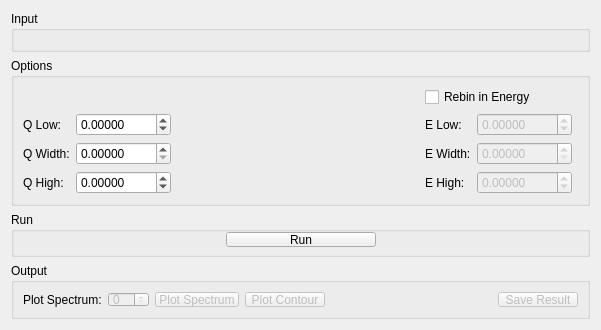
<?xml version="1.0" encoding="UTF-8"?>
<ui version="4.0">
 <class>IndirectSqw</class>
 <widget class="QWidget" name="IndirectSqw">
  <property name="geometry">
   <rect>
    <x>0</x>
    <y>0</y>
    <width>601</width>
    <height>303</height>
   </rect>
  </property>
  <property name="minimumSize">
   <size>
    <width>500</width>
    <height>0</height>
   </size>
  </property>
  <property name="windowTitle">
   <string>Form</string>
  </property>
  <layout class="QVBoxLayout" name="verticalLayout_23">
   <item>
    <widget class="QGroupBox" name="gbInput">
     <property name="maximumSize">
      <size>
       <width>16777215</width>
       <height>150</height>
      </size>
     </property>
     <property name="title">
      <string>Input</string>
     </property>
     <layout class="QVBoxLayout" name="verticalLayout_12">
      <item>
       <widget class="MantidQt::MantidWidgets::DataSelector" name="dsSampleInput" native="true">
        <property name="sizePolicy">
         <sizepolicy hsizetype="Minimum" vsizetype="Fixed">
          <horstretch>0</horstretch>
          <verstretch>0</verstretch>
         </sizepolicy>
        </property>
        <property name="autoLoad" stdset="0">
         <bool>true</bool>
        </property>
        <property name="loadLabelText" stdset="0">
         <string>Plot Input</string>
        </property>
        <property name="workspaceSuffixes" stdset="0">
         <stringlist>
          <string>_red</string>
         </stringlist>
        </property>
        <property name="fileBrowserSuffixes" stdset="0">
         <stringlist>
          <string>_red.nxs</string>
         </stringlist>
        </property>
        <property name="showLoad" stdset="0">
         <bool>true</bool>
        </property>
       </widget>
      </item>
     </layout>
    </widget>
   </item>
   <item>
    <widget class="QGroupBox" name="gbOptions">
     <property name="title">
      <string>Options</string>
     </property>
     <layout class="QVBoxLayout" name="verticalLayout_7">
      <item>
       <layout class="QGridLayout" name="loOptions" columnstretch="0,0,0,0,0,0">
        <item row="1" column="4">
         <widget class="QDoubleSpinBox" name="spELow">
          <property name="enabled">
           <bool>false</bool>
          </property>
          <property name="sizePolicy">
           <sizepolicy hsizetype="Preferred" vsizetype="Fixed">
            <horstretch>0</horstretch>
            <verstretch>0</verstretch>
           </sizepolicy>
          </property>
          <property name="maximumSize">
           <size>
            <width>200</width>
            <height>16777215</height>
           </size>
          </property>
          <property name="decimals">
           <number>5</number>
          </property>
          <property name="minimum">
           <double>-1000.000000000000000</double>
          </property>
          <property name="maximum">
           <double>1000.000000000000000</double>
          </property>
          <property name="singleStep">
           <double>0.100000000000000</double>
          </property>
         </widget>
        </item>
        <item row="2" column="3">
         <widget class="QLabel" name="lbEWidth">
          <property name="enabled">
           <bool>true</bool>
          </property>
          <property name="sizePolicy">
           <sizepolicy hsizetype="Preferred" vsizetype="Preferred">
            <horstretch>0</horstretch>
            <verstretch>0</verstretch>
           </sizepolicy>
          </property>
          <property name="minimumSize">
           <size>
            <width>43</width>
            <height>0</height>
           </size>
          </property>
          <property name="text">
           <string>E Width:</string>
          </property>
         </widget>
        </item>
        <item row="2" column="0">
         <widget class="QLabel" name="lbQWidth">
          <property name="minimumSize">
           <size>
            <width>43</width>
            <height>0</height>
           </size>
          </property>
          <property name="text">
           <string>Q Width:</string>
          </property>
         </widget>
        </item>
        <item row="3" column="4">
         <widget class="QDoubleSpinBox" name="spEHigh">
          <property name="enabled">
           <bool>false</bool>
          </property>
          <property name="sizePolicy">
           <sizepolicy hsizetype="Preferred" vsizetype="Fixed">
            <horstretch>0</horstretch>
            <verstretch>0</verstretch>
           </sizepolicy>
          </property>
          <property name="maximumSize">
           <size>
            <width>200</width>
            <height>16777215</height>
           </size>
          </property>
          <property name="decimals">
           <number>5</number>
          </property>
          <property name="minimum">
           <double>-1000.000000000000000</double>
          </property>
          <property name="maximum">
           <double>1000.000000000000000</double>
          </property>
          <property name="singleStep">
           <double>0.100000000000000</double>
          </property>
         </widget>
        </item>
        <item row="3" column="3">
         <widget class="QLabel" name="lbEHigh">
          <property name="enabled">
           <bool>true</bool>
          </property>
          <property name="minimumSize">
           <size>
            <width>43</width>
            <height>0</height>
           </size>
          </property>
          <property name="text">
           <string>E High:</string>
          </property>
         </widget>
        </item>
        <item row="1" column="0">
         <widget class="QLabel" name="lbQLow">
          <property name="minimumSize">
           <size>
            <width>43</width>
            <height>0</height>
           </size>
          </property>
          <property name="text">
           <string>Q Low:</string>
          </property>
         </widget>
        </item>
        <item row="3" column="0">
         <widget class="QLabel" name="lbQHigh">
          <property name="minimumSize">
           <size>
            <width>43</width>
            <height>0</height>
           </size>
          </property>
          <property name="text">
           <string>Q High:</string>
          </property>
         </widget>
        </item>
        <item row="2" column="4">
         <widget class="QDoubleSpinBox" name="spEWidth">
          <property name="enabled">
           <bool>false</bool>
          </property>
          <property name="sizePolicy">
           <sizepolicy hsizetype="Preferred" vsizetype="Fixed">
            <horstretch>0</horstretch>
            <verstretch>0</verstretch>
           </sizepolicy>
          </property>
          <property name="maximumSize">
           <size>
            <width>200</width>
            <height>16777215</height>
           </size>
          </property>
          <property name="decimals">
           <number>5</number>
          </property>
          <property name="minimum">
           <double>0.000000000000000</double>
          </property>
          <property name="maximum">
           <double>1000.000000000000000</double>
          </property>
          <property name="singleStep">
           <double>0.010000000000000</double>
          </property>
         </widget>
        </item>
        <item row="0" column="3" colspan="3">
         <widget class="QCheckBox" name="ckRebinInEnergy">
          <property name="text">
           <string>Rebin in Energy</string>
          </property>
         </widget>
        </item>
        <item row="1" column="3">
         <widget class="QLabel" name="lbELow">
          <property name="enabled">
           <bool>true</bool>
          </property>
          <property name="minimumSize">
           <size>
            <width>43</width>
            <height>0</height>
           </size>
          </property>
          <property name="text">
           <string>E Low:</string>
          </property>
         </widget>
        </item>
        <item row="1" column="1">
         <widget class="QDoubleSpinBox" name="spQLow">
          <property name="sizePolicy">
           <sizepolicy hsizetype="Minimum" vsizetype="Fixed">
            <horstretch>0</horstretch>
            <verstretch>0</verstretch>
           </sizepolicy>
          </property>
          <property name="decimals">
           <number>5</number>
          </property>
          <property name="minimum">
           <double>-1000.000000000000000</double>
          </property>
          <property name="maximum">
           <double>1000.000000000000000</double>
          </property>
          <property name="singleStep">
           <double>0.100000000000000</double>
          </property>
         </widget>
        </item>
        <item row="2" column="1">
         <widget class="QDoubleSpinBox" name="spQWidth">
          <property name="sizePolicy">
           <sizepolicy hsizetype="Preferred" vsizetype="Fixed">
            <horstretch>0</horstretch>
            <verstretch>0</verstretch>
           </sizepolicy>
          </property>
          <property name="decimals">
           <number>5</number>
          </property>
          <property name="minimum">
           <double>0.000000000000000</double>
          </property>
          <property name="maximum">
           <double>1000.000000000000000</double>
          </property>
          <property name="singleStep">
           <double>0.100000000000000</double>
          </property>
         </widget>
        </item>
        <item row="3" column="1">
         <widget class="QDoubleSpinBox" name="spQHigh">
          <property name="sizePolicy">
           <sizepolicy hsizetype="Preferred" vsizetype="Fixed">
            <horstretch>0</horstretch>
            <verstretch>0</verstretch>
           </sizepolicy>
          </property>
          <property name="decimals">
           <number>5</number>
          </property>
          <property name="minimum">
           <double>-1000.000000000000000</double>
          </property>
          <property name="maximum">
           <double>1000.000000000000000</double>
          </property>
          <property name="singleStep">
           <double>0.100000000000000</double>
          </property>
         </widget>
        </item>
        <item row="0" column="2">
         <spacer name="horizontalSpacer">
          <property name="orientation">
           <enum>Qt::Horizontal</enum>
          </property>
          <property name="sizeHint" stdset="0">
           <size>
            <width>40</width>
            <height>20</height>
           </size>
          </property>
         </spacer>
        </item>
       </layout>
      </item>
     </layout>
    </widget>
   </item>
   <item>
    <widget class="QGroupBox" name="groupBox">
     <property name="minimumSize">
      <size>
       <width>0</width>
       <height>45</height>
      </size>
     </property>
     <property name="maximumSize">
      <size>
       <width>16777215</width>
       <height>45</height>
      </size>
     </property>
     <property name="title">
      <string>Run</string>
     </property>
     <layout class="QHBoxLayout" name="horizontalLayout_2">
      <property name="topMargin">
       <number>0</number>
      </property>
      <property name="bottomMargin">
       <number>7</number>
      </property>
      <item>
       <spacer name="horizontalSpacer_2">
        <property name="orientation">
         <enum>Qt::Horizontal</enum>
        </property>
        <property name="sizeHint" stdset="0">
         <size>
          <width>198</width>
          <height>20</height>
         </size>
        </property>
       </spacer>
      </item>
      <item>
       <widget class="QPushButton" name="pbRun">
        <property name="minimumSize">
         <size>
          <width>150</width>
          <height>0</height>
         </size>
        </property>
        <property name="maximumSize">
         <size>
          <width>180</width>
          <height>16777215</height>
         </size>
        </property>
        <property name="text">
         <string>Run</string>
        </property>
       </widget>
      </item>
      <item>
       <spacer name="horizontalSpacer_3">
        <property name="orientation">
         <enum>Qt::Horizontal</enum>
        </property>
        <property name="sizeHint" stdset="0">
         <size>
          <width>197</width>
          <height>20</height>
         </size>
        </property>
       </spacer>
      </item>
     </layout>
    </widget>
   </item>
   <item>
    <widget class="QGroupBox" name="sqw_outputOptions">
     <property name="minimumSize">
      <size>
       <width>0</width>
       <height>56</height>
      </size>
     </property>
     <property name="maximumSize">
      <size>
       <width>16777215</width>
       <height>56</height>
      </size>
     </property>
     <property name="title">
      <string>Output</string>
     </property>
     <layout class="QHBoxLayout" name="horizontalLayout">
      <item>
       <widget class="QLabel" name="lbPlotOutput">
        <property name="text">
         <string>Plot Spectrum:</string>
        </property>
       </widget>
      </item>
      <item>
       <widget class="QSpinBox" name="spSpectrum">
        <property name="enabled">
         <bool>false</bool>
        </property>
       </widget>
      </item>
      <item>
       <widget class="QPushButton" name="pbPlotSpectrum">
        <property name="enabled">
         <bool>false</bool>
        </property>
        <property name="text">
         <string>Plot Spectrum</string>
        </property>
       </widget>
      </item>
      <item>
       <widget class="QPushButton" name="pbPlotContour">
        <property name="enabled">
         <bool>false</bool>
        </property>
        <property name="text">
         <string>Plot Contour</string>
        </property>
       </widget>
      </item>
      <item>
       <spacer name="horizontalSpacer_1">
        <property name="orientation">
         <enum>Qt::Horizontal</enum>
        </property>
        <property name="sizeHint" stdset="0">
         <size>
          <width>40</width>
          <height>20</height>
         </size>
        </property>
       </spacer>
      </item>
      <item>
       <widget class="QPushButton" name="pbSave">
        <property name="enabled">
         <bool>false</bool>
        </property>
        <property name="text">
         <string>Save Result</string>
        </property>
       </widget>
      </item>
     </layout>
    </widget>
   </item>
  </layout>
 </widget>
 <customwidgets>
  <customwidget>
   <class>MantidQt::MantidWidgets::DataSelector</class>
   <extends>QWidget</extends>
   <header>MantidQtWidgets/Common/DataSelector.h</header>
  </customwidget>
 </customwidgets>
 <tabstops>
  <tabstop>spQLow</tabstop>
  <tabstop>spQWidth</tabstop>
  <tabstop>spQHigh</tabstop>
  <tabstop>ckRebinInEnergy</tabstop>
  <tabstop>spELow</tabstop>
  <tabstop>spEWidth</tabstop>
  <tabstop>spEHigh</tabstop>
  <tabstop>pbSave</tabstop>
 </tabstops>
 <resources/>
 <connections>
  <connection>
   <sender>ckRebinInEnergy</sender>
   <signal>toggled(bool)</signal>
   <receiver>spEHigh</receiver>
   <slot>setEnabled(bool)</slot>
   <hints>
    <hint type="sourcelabel">
     <x>394</x>
     <y>89</y>
    </hint>
    <hint type="destinationlabel">
     <x>419</x>
     <y>171</y>
    </hint>
   </hints>
  </connection>
  <connection>
   <sender>ckRebinInEnergy</sender>
   <signal>toggled(bool)</signal>
   <receiver>spEWidth</receiver>
   <slot>setEnabled(bool)</slot>
   <hints>
    <hint type="sourcelabel">
     <x>394</x>
     <y>89</y>
    </hint>
    <hint type="destinationlabel">
     <x>419</x>
     <y>144</y>
    </hint>
   </hints>
  </connection>
  <connection>
   <sender>ckRebinInEnergy</sender>
   <signal>toggled(bool)</signal>
   <receiver>spELow</receiver>
   <slot>setEnabled(bool)</slot>
   <hints>
    <hint type="sourcelabel">
     <x>394</x>
     <y>89</y>
    </hint>
    <hint type="destinationlabel">
     <x>419</x>
     <y>117</y>
    </hint>
   </hints>
  </connection>
 </connections>
</ui>
